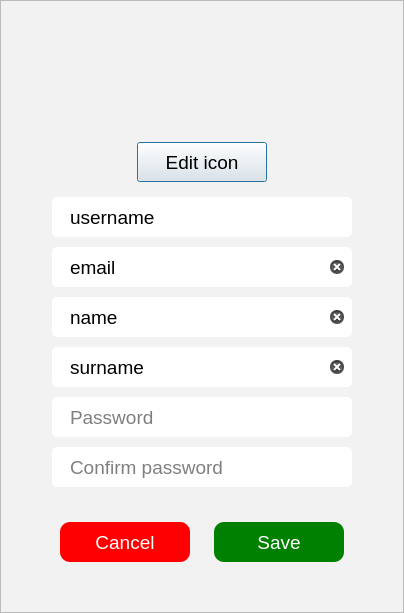
<?xml version="1.0" encoding="UTF-8"?>
<ui version="4.0">
 <class>ProfileDialog</class>
 <widget class="QDialog" name="ProfileDialog">
  <property name="geometry">
   <rect>
    <x>0</x>
    <y>0</y>
    <width>404</width>
    <height>608</height>
   </rect>
  </property>
  <property name="sizePolicy">
   <sizepolicy hsizetype="Preferred" vsizetype="Preferred">
    <horstretch>0</horstretch>
    <verstretch>0</verstretch>
   </sizepolicy>
  </property>
  <property name="minimumSize">
   <size>
    <width>0</width>
    <height>0</height>
   </size>
  </property>
  <property name="maximumSize">
   <size>
    <width>16777215</width>
    <height>16777215</height>
   </size>
  </property>
  <property name="windowTitle">
   <string>Profile</string>
  </property>
  <property name="styleSheet">
   <string notr="true">* {
	font-family: &quot;Roboto Light&quot;;
	font-size: 14pt;
}

QFrame {
	background-color: #f2f2f2;
}

QLineEdit {
	background-color: white;
	padding: 5px 16px 5px;
    border-radius: 5px;
}

QLineEdit:focus {
	border: 2px solid #1877f2;
}

QLineEdit[readOnly=&quot;true&quot;] {
	background-color: transparent;
}

QPushButton#cancel,QPushButton#save {
	border-radius: 10px;
}

QPushButton#cancel:pressed,QPushButton#save:pressed {
	border-radius: 15px;
}

QPushButton#cancel {
	color: white;
    background-color: red;
}

QPushButton#cancel:hover {
    background-color:  #C0180C;
}

QPushButton#save {
	color: white;
	background-color: green;
}

QPushButton#save:hover {
	background-color: #056905;
}</string>
  </property>
  <layout class="QVBoxLayout" name="verticalLayout_3">
   <property name="spacing">
    <number>0</number>
   </property>
   <property name="leftMargin">
    <number>0</number>
   </property>
   <property name="topMargin">
    <number>0</number>
   </property>
   <property name="rightMargin">
    <number>0</number>
   </property>
   <property name="bottomMargin">
    <number>0</number>
   </property>
   <item>
    <widget class="QFrame" name="form">
     <property name="frameShape">
      <enum>QFrame::StyledPanel</enum>
     </property>
     <property name="frameShadow">
      <enum>QFrame::Raised</enum>
     </property>
     <layout class="QVBoxLayout" name="verticalLayout_4">
      <property name="spacing">
       <number>15</number>
      </property>
      <property name="leftMargin">
       <number>50</number>
      </property>
      <property name="topMargin">
       <number>30</number>
      </property>
      <property name="rightMargin">
       <number>50</number>
      </property>
      <property name="bottomMargin">
       <number>30</number>
      </property>
      <item>
       <layout class="QVBoxLayout" name="verticalLayout_2">
        <item alignment="Qt::AlignHCenter">
         <widget class="QLabel" name="icon">
          <property name="sizePolicy">
           <sizepolicy hsizetype="Fixed" vsizetype="Fixed">
            <horstretch>0</horstretch>
            <verstretch>0</verstretch>
           </sizepolicy>
          </property>
          <property name="minimumSize">
           <size>
            <width>96</width>
            <height>96</height>
           </size>
          </property>
          <property name="maximumSize">
           <size>
            <width>96</width>
            <height>96</height>
           </size>
          </property>
          <property name="text">
           <string/>
          </property>
          <property name="pixmap">
           <pixmap resource="resource.qrc">:/images/profile/default.png</pixmap>
          </property>
          <property name="scaledContents">
           <bool>true</bool>
          </property>
         </widget>
        </item>
        <item alignment="Qt::AlignHCenter">
         <widget class="QPushButton" name="edit_icon">
          <property name="sizePolicy">
           <sizepolicy hsizetype="Minimum" vsizetype="Fixed">
            <horstretch>0</horstretch>
            <verstretch>0</verstretch>
           </sizepolicy>
          </property>
          <property name="minimumSize">
           <size>
            <width>130</width>
            <height>40</height>
           </size>
          </property>
          <property name="maximumSize">
           <size>
            <width>130</width>
            <height>40</height>
           </size>
          </property>
          <property name="text">
           <string>Edit icon</string>
          </property>
         </widget>
        </item>
       </layout>
      </item>
      <item>
       <layout class="QVBoxLayout" name="verticalLayout">
        <property name="spacing">
         <number>10</number>
        </property>
        <item alignment="Qt::AlignHCenter">
         <widget class="QLineEdit" name="username">
          <property name="sizePolicy">
           <sizepolicy hsizetype="Fixed" vsizetype="Fixed">
            <horstretch>0</horstretch>
            <verstretch>0</verstretch>
           </sizepolicy>
          </property>
          <property name="minimumSize">
           <size>
            <width>300</width>
            <height>40</height>
           </size>
          </property>
          <property name="maximumSize">
           <size>
            <width>300</width>
            <height>40</height>
           </size>
          </property>
          <property name="focusPolicy">
           <enum>Qt::NoFocus</enum>
          </property>
          <property name="text">
           <string>username</string>
          </property>
          <property name="readOnly">
           <bool>true</bool>
          </property>
         </widget>
        </item>
        <item alignment="Qt::AlignHCenter">
         <widget class="QLineEdit" name="email">
          <property name="sizePolicy">
           <sizepolicy hsizetype="Fixed" vsizetype="Fixed">
            <horstretch>0</horstretch>
            <verstretch>0</verstretch>
           </sizepolicy>
          </property>
          <property name="minimumSize">
           <size>
            <width>300</width>
            <height>40</height>
           </size>
          </property>
          <property name="maximumSize">
           <size>
            <width>300</width>
            <height>40</height>
           </size>
          </property>
          <property name="focusPolicy">
           <enum>Qt::StrongFocus</enum>
          </property>
          <property name="text">
           <string>email</string>
          </property>
          <property name="readOnly">
           <bool>false</bool>
          </property>
          <property name="clearButtonEnabled">
           <bool>true</bool>
          </property>
         </widget>
        </item>
        <item alignment="Qt::AlignHCenter">
         <widget class="QLineEdit" name="name">
          <property name="sizePolicy">
           <sizepolicy hsizetype="Fixed" vsizetype="Fixed">
            <horstretch>0</horstretch>
            <verstretch>0</verstretch>
           </sizepolicy>
          </property>
          <property name="minimumSize">
           <size>
            <width>300</width>
            <height>40</height>
           </size>
          </property>
          <property name="maximumSize">
           <size>
            <width>300</width>
            <height>40</height>
           </size>
          </property>
          <property name="focusPolicy">
           <enum>Qt::StrongFocus</enum>
          </property>
          <property name="text">
           <string>name</string>
          </property>
          <property name="readOnly">
           <bool>false</bool>
          </property>
          <property name="clearButtonEnabled">
           <bool>true</bool>
          </property>
         </widget>
        </item>
        <item alignment="Qt::AlignHCenter">
         <widget class="QLineEdit" name="surname">
          <property name="sizePolicy">
           <sizepolicy hsizetype="Fixed" vsizetype="Fixed">
            <horstretch>0</horstretch>
            <verstretch>0</verstretch>
           </sizepolicy>
          </property>
          <property name="minimumSize">
           <size>
            <width>300</width>
            <height>40</height>
           </size>
          </property>
          <property name="maximumSize">
           <size>
            <width>300</width>
            <height>40</height>
           </size>
          </property>
          <property name="focusPolicy">
           <enum>Qt::StrongFocus</enum>
          </property>
          <property name="text">
           <string>surname</string>
          </property>
          <property name="readOnly">
           <bool>false</bool>
          </property>
          <property name="clearButtonEnabled">
           <bool>true</bool>
          </property>
         </widget>
        </item>
        <item alignment="Qt::AlignHCenter">
         <widget class="QLineEdit" name="password">
          <property name="sizePolicy">
           <sizepolicy hsizetype="Fixed" vsizetype="Fixed">
            <horstretch>0</horstretch>
            <verstretch>0</verstretch>
           </sizepolicy>
          </property>
          <property name="minimumSize">
           <size>
            <width>300</width>
            <height>40</height>
           </size>
          </property>
          <property name="maximumSize">
           <size>
            <width>300</width>
            <height>40</height>
           </size>
          </property>
          <property name="focusPolicy">
           <enum>Qt::StrongFocus</enum>
          </property>
          <property name="text">
           <string/>
          </property>
          <property name="echoMode">
           <enum>QLineEdit::Password</enum>
          </property>
          <property name="placeholderText">
           <string>Password</string>
          </property>
          <property name="clearButtonEnabled">
           <bool>true</bool>
          </property>
         </widget>
        </item>
        <item alignment="Qt::AlignHCenter">
         <widget class="QLineEdit" name="repeat_password">
          <property name="sizePolicy">
           <sizepolicy hsizetype="Fixed" vsizetype="Fixed">
            <horstretch>0</horstretch>
            <verstretch>0</verstretch>
           </sizepolicy>
          </property>
          <property name="minimumSize">
           <size>
            <width>300</width>
            <height>40</height>
           </size>
          </property>
          <property name="maximumSize">
           <size>
            <width>300</width>
            <height>40</height>
           </size>
          </property>
          <property name="focusPolicy">
           <enum>Qt::StrongFocus</enum>
          </property>
          <property name="text">
           <string/>
          </property>
          <property name="echoMode">
           <enum>QLineEdit::Password</enum>
          </property>
          <property name="placeholderText">
           <string>Confirm password</string>
          </property>
          <property name="clearButtonEnabled">
           <bool>true</bool>
          </property>
         </widget>
        </item>
       </layout>
      </item>
      <item>
       <layout class="QHBoxLayout" name="horizontalLayout">
        <property name="topMargin">
         <number>20</number>
        </property>
        <property name="bottomMargin">
         <number>20</number>
        </property>
        <item>
         <widget class="QPushButton" name="cancel">
          <property name="sizePolicy">
           <sizepolicy hsizetype="Fixed" vsizetype="Fixed">
            <horstretch>0</horstretch>
            <verstretch>0</verstretch>
           </sizepolicy>
          </property>
          <property name="minimumSize">
           <size>
            <width>130</width>
            <height>40</height>
           </size>
          </property>
          <property name="maximumSize">
           <size>
            <width>130</width>
            <height>40</height>
           </size>
          </property>
          <property name="text">
           <string>Cancel</string>
          </property>
         </widget>
        </item>
        <item>
         <widget class="QPushButton" name="save">
          <property name="sizePolicy">
           <sizepolicy hsizetype="Fixed" vsizetype="Fixed">
            <horstretch>0</horstretch>
            <verstretch>0</verstretch>
           </sizepolicy>
          </property>
          <property name="minimumSize">
           <size>
            <width>130</width>
            <height>40</height>
           </size>
          </property>
          <property name="maximumSize">
           <size>
            <width>130</width>
            <height>40</height>
           </size>
          </property>
          <property name="text">
           <string>Save</string>
          </property>
         </widget>
        </item>
       </layout>
      </item>
     </layout>
    </widget>
   </item>
  </layout>
 </widget>
 <tabstops>
  <tabstop>email</tabstop>
  <tabstop>name</tabstop>
  <tabstop>surname</tabstop>
  <tabstop>password</tabstop>
  <tabstop>repeat_password</tabstop>
  <tabstop>cancel</tabstop>
  <tabstop>save</tabstop>
  <tabstop>edit_icon</tabstop>
 </tabstops>
 <resources>
  <include location="resource.qrc"/>
 </resources>
 <connections>
  <connection>
   <sender>cancel</sender>
   <signal>clicked()</signal>
   <receiver>ProfileDialog</receiver>
   <slot>reject()</slot>
   <hints>
    <hint type="sourcelabel">
     <x>144</x>
     <y>529</y>
    </hint>
    <hint type="destinationlabel">
     <x>150</x>
     <y>-11</y>
    </hint>
   </hints>
  </connection>
 </connections>
</ui>
